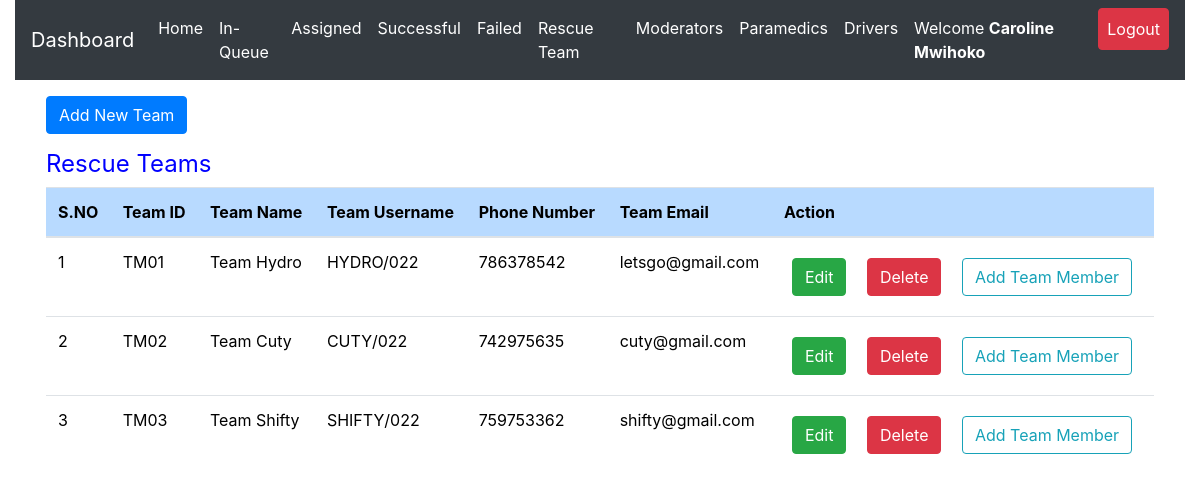
The page /admin/team.php (signed in) on the database as committed earlier.
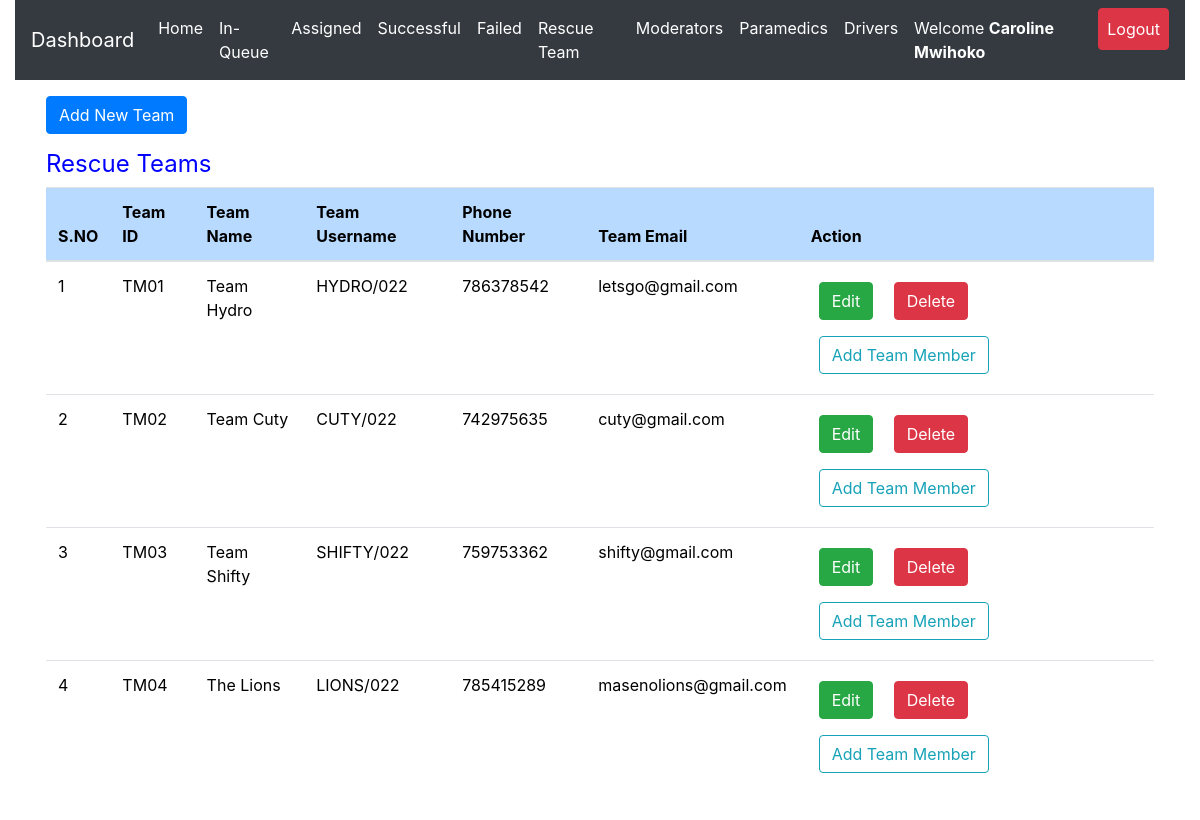
The same page on the database as committed later.
### tables this page shows
CREATE TABLE `rescue_team` (
  `id` int(11) NOT NULL,
  `team_id` varchar(50) NOT NULL,
  `team_username` varchar(255) NOT NULL,
  `team_name` varchar(255) NOT NULL,
  `team_phone` int(15) NOT NULL,
  `team_email` varchar(50) NOT NULL,
  `team_password` varchar(255) NOT NULL,
  `registration_timestamp` datetime NOT NULL DEFAULT CURRENT_TIMESTAMP
);

### admin/team.php (the view, shortened to what this page needs)
<?php
include 'server.php';
?>
<!DOCTYPE html>
<html lang="en">
<?php include './includes/header.php'; ?>
  <body>
    <?php include './includes/navbar.php'; ?>
<div class="container-fluid">
  <div class="row m-3">
    <div class="col-md-12">
<div class="table-responsive-lg">
<div class="row">
  <div class="col-md-4">
  <button type="type" class='btn btn-primary addNewTeam'>Add New Team</button>
  </div>
  <div class="col-md-4">
  </div>
  <div class="col-md-4">
  </div>
</div>
    <table class="table" style='color:black; font-weight:normal'>
        <thead>
          <h4  class='mt-3' style='color:blue; font-weight:normal'>
          Rescue Teams </h4>
            <tr >
              <th scope="col" class="table-primary">S.NO</th>
              <th scope="col" class="table-primary">Team ID</th>
              <th scope="col" class="table-primary">Team Name</th>
              <th scope="col" class="table-primary">Team Username</th>
              <th scope="col" class="table-primary">Phone Number</th>
              <th scope="col" class="table-primary">Team Email</th>
              <th scope="col" class="table-primary">Action</th>
            </tr>
          </thead>
          <tbody>
    <?php
    if($_SESSION['admin_id']){
        $data_fetch_query = "SELECT * FROM `rescue_team`";
        $data_result = mysqli_query($db, $data_fetch_query);
        if ($data_result->num_rows > 0){
            while($row = $data_result->fetch_assoc()) {
                $team_ID = $row['team_id'];
                $team_name = $row["team_name"];
                $team_username = $row["team_username"];
                $team_phone = $row["team_phone"];
                $team_mail = $row["team_email"];
                $team_password = $row["team_password"];
        echo "<tr> <td>" .$row["id"].  "</td>";
        echo "<td>" .$row["team_id"]."</td>";
        echo "<td>" .$row["team_name"]."</td>";
        echo "<td>" .$row["team_username"]."</td>";
        echo "<td>" .$row["team_phone"]."</td>";
        echo "<td>" .$row["team_email"]."</td>";
        echo "<td>
        <form method ='POST' action='server.php'>
        <input type='submit' value='Edit' data-password='$team_password ' data-teammail='$team_mail' data-teamphone='$team_phone' data-username='$team_username' data-tname='$team_name' data-team='$team_ID' name='edit-team-btn' class='btn btn-success team-edit-btn m-2'>
        <input type='button' id='team_delete_btn' data-rescueteamid='$team_ID' value='Delete' name='delete-team-btn' class='btn btn-danger team_delete-btn m-2'>
        <button class='btn btn-outline-info m-2 team_member_button' data-teamid='$team_ID' >Add Team Member</button>
        </form>
        </td> </tr>";
        }
        }else{
        echo "<td>"."No Requests Found"."</td>";
        }
        } else{
            echo "<td>"."No Data Found"."</td>";
        }
?>
          </tbody>
    </table>
  </div>
  </div>
</div>
</div>
  </body>
</html>

Rows that differ between the two databases and show on the page:
added rescue_team: id "4", team_id "TM04", team_name "The Lions", team_username "LIONS/022", team_phone "785415289", team_email "masenolions@gmail.com"
